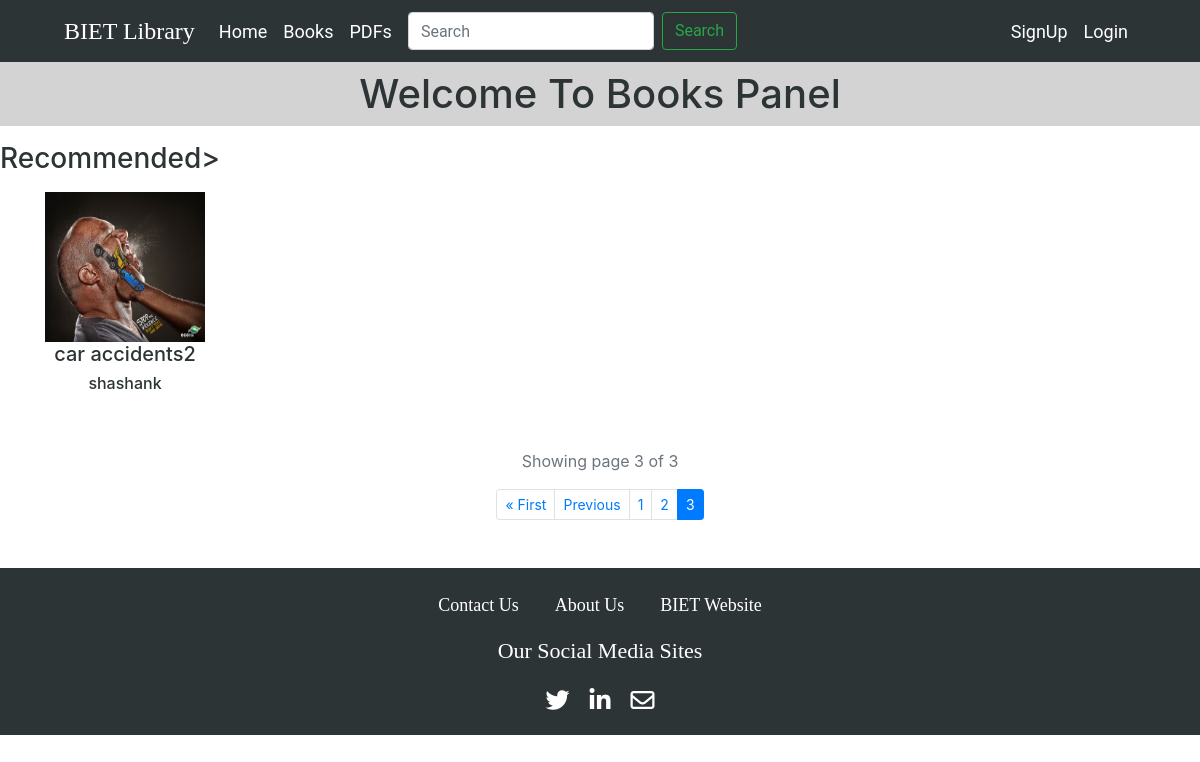
The page /books/?page=3 on the database its author committed.
### main/models.py (models this page shows)
class book(models.Model):
    image=models.ImageField(upload_to='book_images/')
    name=models.CharField(max_length=100)
    author=models.CharField(max_length=100)
    publication=models.CharField(max_length=100)
    edition=models.CharField(max_length=100)
    description=models.TextField(max_length=500)

### main/views.py (the view)
# urls.py: path('books/', views.book_col, name = "books"),
def book_col(request):
    book_display = book.objects.all()
    paginator = Paginator(book_display, 1)
    page_no = request.GET.get('page')
    page_obj = paginator.get_page(page_no)
    context = {'page_obj' : page_obj}
    return render(request, 'main/book.html', context)

### main/templates/main/book.html (shortened to what this page needs)
{% extends "main/index.html" %}
{% load static %}
{% block main-content %}
<center>
    <h1 class = "py-2" style="color:#2d3436; background-color:lightgray">Welcome To Books Panel</h1>
</center>
<div>
    <p><h3 style="color:#2d3436; background-color:#ffffff;">Recommended></h3></p>
</div>
<div class="container">
    <div class="row">
        {% for bk in page_obj %}
        <div class="col-lg-3 col-md-6 col-xl-2" style="text-align: center;">
            <a href="#" style="text-decoration: none; color:#2d3436;">
                <img src="{{bk.image.url}}" height="150" width="160" alt="{{bk.name}}" title="{{bk.name}}"/>
                <h5>{{bk.name}}</h5>
                <h6>{{bk.author}}</h6>
            </a>
        </div>
        {% endfor %}
    </div>
    <div class="container">
        <div class="row mt-5 mb-n2">
            <div class="col-12 text-center text-muted">
                <p><span>Showing page {{ page_obj.number }} of {{ page_obj.paginator.num_pages }}</span></p>
            </div>
        </div>
        <ul class="pagination pagination-sm mb-5 justify-content-center">
            {% if page_obj.has_previous %}
                <li class="page-item"><a class="page-link" href="?page=1">&laquo; First</a></li>
                <li class="page-item"><a class="page-link" href="?page={{ page_obj.previous_page_number }}">Previous</a></li>
            {% endif %}
            {% for num in page_obj.paginator.page_range %}
                {% if page_obj.number == num %}
                    <li class="page-item active"><a class="page-link" href="?page={{ num }}">{{ num }}</a></li>
                {% elif num > page_obj.number|add:'-3' and num < page_obj.number|add:'3' %}
                    <li class="page-item"><a class="page-link" href="?page={{ num }}">{{ num }}</a></li>
                {% endif %}
            {% endfor %}
        </ul>
    </div>
</div>
{% endblock %}

### main/static/main/style.css (style rules this page uses)
html { scroll-behavior: smooth; }

### rows shown on the page
book: image (picture), name "car accidents2", author "shashank"

### other values the page prints
{{ page_obj.number }} "3"
{{ page_obj.paginator.num_pages }} "3"
{{ num }} "1" "2"
{{ num }} "3"
